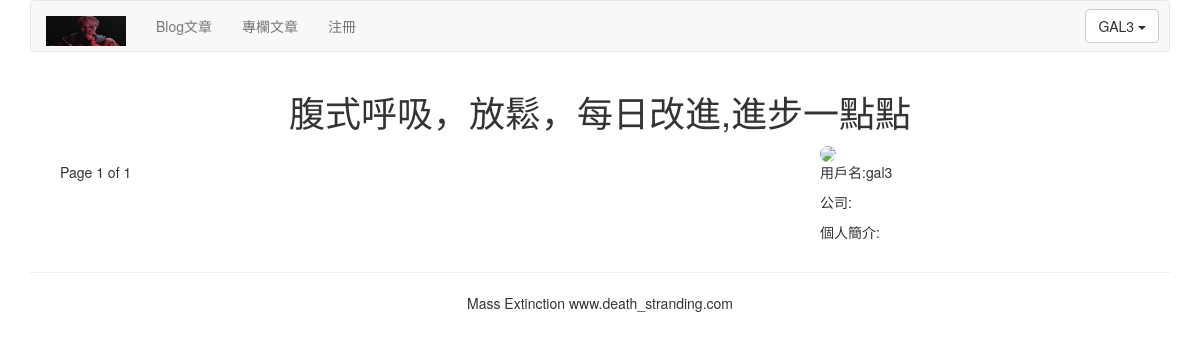
/article/list-article-titles/gal3/, run on an earlier commit of the app's database.
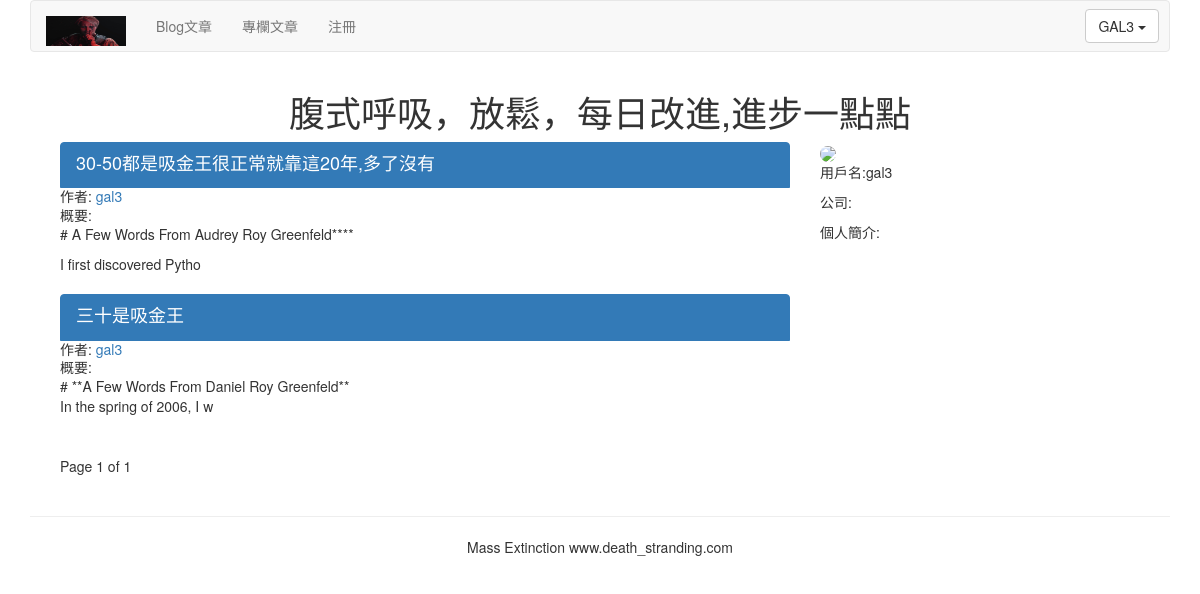
And on a later commit of the database.
### article/models.py (models this page shows, shortened)
class ArticlePost(models.Model):
    author = models.ForeignKey(User, on_delete=models.CASCADE, related_name="article")
    title = models.CharField(max_length=200)
    slug = models.SlugField(max_length=500)
    column = models.ForeignKey(ArticleColumn, on_delete=models.CASCADE,related_name="article_column")
    body = models.TextField()
    created = models.DateTimeField(default=timezone.now)
    updated = models.DateTimeField(auto_now=True)
    users_like = models.ManyToManyField(User, related_name="articles_like", blank=True)
    class Meta:
        ordering = ("-updated",)
        index_together = (('id', 'slug'),)
    def get_url_path(self):
        return reverse("article:article_content", args=[self.id, self.slug])

### article/list_views.py (the view)
# urls.py: path('list-article-titles/',list_views.article_titles,name='article_titles'),
def article_titles(request,username=None):
    if username:
        user = User.objects.get(username=username)
        articles_title = ArticlePost.objects.filter(author=user)
        try:
            userinfo = user.userinfo
        except:
            userinfo = None
    else:
        articles_title = ArticlePost.objects.all()
    paginator = Paginator(articles_title,5)
    page = request.GET.get('page')
    try:
        current_page = paginator.page(page)
        articles = current_page.object_list
    except PageNotAnInteger:
        current_page = paginator.page(1)
        articles = current_page.object_list
    except EmptyPage:
        current_page = paginator.page(paginator.num_pages)
        articles = current_page.object_list
    if username:
        return render(request,'article/list/author_articles.html', {'articles':articles,'page':current_page,'userinfo':userinfo,'user':user})
    return render(request,'article/list/article_titles.html', {'articles':articles,'page':current_page})

### templates/article/list/author_articles.html (shortened to what this page needs)
{% extends "base.html" %}
{% load static %}
{% block content %}
<div class="row text-center vertical-middle-sm">
    <h1>腹式呼吸，放鬆，每日改進,進步一點點</h1>
</div>
<div class="container">
<div class="col-md-8">
    {% for article in articles %}
    <div class="list-group">
        <a href="{{article.get_url_path}}" class="list-group-item active">
            <h4 class="list-group-item-heading">{{article.title}}</h4>
        </a>
        <p class="list-group-item-text">作者:
            <a href="{% url 'article:author_articles' article.author.username %}">{{article.author.username}}</a>
        </p>
        <p class="list-group-item-text">概要:{{article.body|slice:'70'|linebreaks}} </p>
    </div>
    {% endfor %}
    {% include "paginator.html" %}
</div>
<div class="col-md-4">
<div>
    {% if userinfo.photo %}
    <img src="{{ userinfo.photo | striptags }}" class="img-circle" id="my_photo" name="user_face" style="width: 300px">
    {% else %}
    <img name="user_face" src="{% static 'images/newton.png' %}" class="img-circle" id="my_photo" style="width: 300px">
    {% endif %}
</div>
<div>
    <p>用戶名:{{ user.username }}</p>
{% if userinfo %}
    <p>公司:{{ userinfo.company }}</p>
    <p>個人簡介:{{ userinfo.aboutme }}</p>
{% else %}
    <p>这个作者太懒了，什么也没有留下。</p>
{% endif %}
</div>
</div>
</div>
{% endblock %}

What changed in the data, as far as the page shows it:
added ArticlePost: title "30-50都是吸金王很正常就靠這20年,多了沒有", author.username "gal3", body "# A Few Words From Audrey Roy Greenfeld**** I first discovered Pytho"
added ArticlePost: title "三十是吸金王", author.username "gal3", body "# **A Few Words From Daniel Roy Greenfeld** In the spring of 2006, I w"
